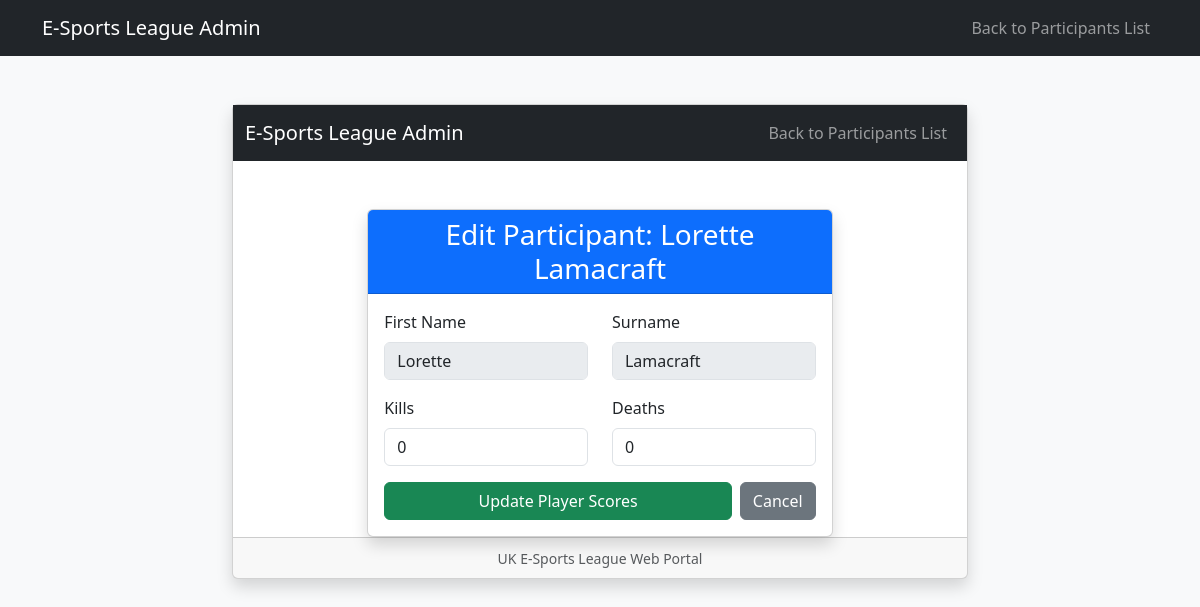
Screenshot of /esports/edit_participant.php?id=1 (signed in) with the database file from the repository.
### tables this page shows
CREATE TABLE `participant` (
  `id` int(255) NOT NULL,
  `firstname` varchar(50) NOT NULL,
  `surname` varchar(50) NOT NULL,
  `email` varchar(100) NOT NULL,
  `kills` float DEFAULT NULL,
  `deaths` float DEFAULT NULL,
  `team_id` int(11) DEFAULT NULL
);

### esports/edit_participant_form.php (the view, shortened to what this page needs)
<!DOCTYPE html>
<html lang="en">
<head>
    <link href="https://cdn.jsdelivr.net/npm/bootstrap@5.3.0/dist/css/bootstrap.min.css" rel="stylesheet">
</head>
<body class="bg-light">
    <nav class="navbar navbar-expand-lg navbar-dark bg-dark">
        <div class="container">
            <span class="navbar-brand">E-Sports League Admin</span>
            <div class="navbar-nav ms-auto">
                <a class="nav-link" href="view_participants_edit_delete.php">Back to Participants List</a>
            </div>
        </div>
    </nav>
    <div class="container mt-5">
        <div class="row justify-content-center">
            <div class="col-md-8">
                <div class="card shadow">
                    <div class="card-header bg-primary text-white text-center">
                        <h3 class="card-title mb-0">Edit Participant: <?php echo htmlspecialchars($firstname . ' ' . $surname); ?></h3>
                    </div>
                    <div class="card-body">
                        <form action="edit_participant.php" method="POST">
                            <div class="row">
                                <div class="col-md-6 mb-3">
                                    <label for="firstname" class="form-label">First Name</label>
                                    <input type="text" class="form-control" id="firstname" name="firstname" disabled value="<?php echo htmlspecialchars($firstname); ?>">
                                </div>
                                <div class="col-md-6 mb-3">
                                    <label for="surname" class="form-label">Surname</label>
                                    <input type="text" class="form-control" id="surname" name="surname" disabled value="<?php echo htmlspecialchars($surname); ?>">
                                </div>
                            </div>
                            <div class="row">
                                <div class="col-md-6 mb-3">
                                    <label for="kills" class="form-label">Kills</label>
                                    <input type="number" class="form-control" id="kills" name="kills" min="0" step="0.01" value="<?php echo $kills; ?>" required>
                                </div>
                                <div class="col-md-6 mb-3">
                                    <label for="deaths" class="form-label">Deaths</label>
                                    <input type="number" class="form-control" id="deaths" name="deaths" min="0" step="0.01" value="<?php echo $deaths; ?>" required>
                                </div>
                            </div>
                            <div class="d-flex gap-2">
                                <button type="submit" class="btn btn-success flex-fill">Update Player Scores</button>
                                <a href="view_participants_edit_delete.php" class="btn btn-secondary">Cancel</a>
                            </div>
                        </form>
                    </div>
                </div>
            </div>
        </div>
    </div>
</body>
</html>

### rows the page displays
participant: firstname+surname "Lorette Lamacraft", firstname "Lorette", surname "Lamacraft", kills "0", deaths "0"
